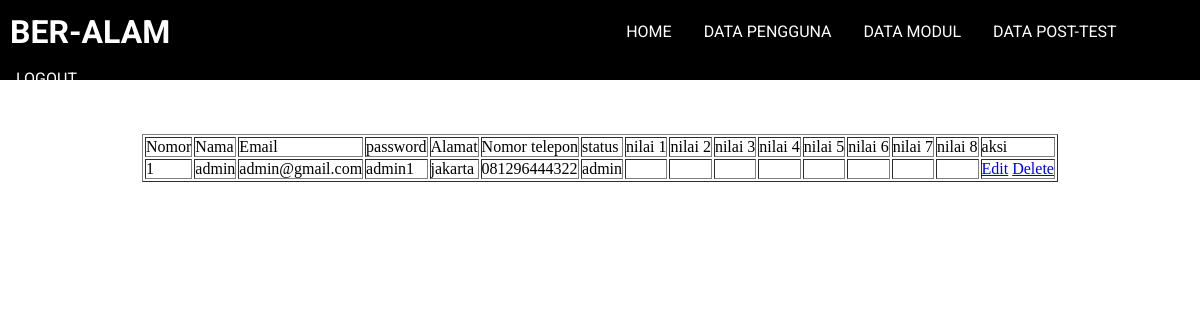
The page /View/admin/data-user.php (signed in) on the database its author committed.
### tables this page shows
CREATE TABLE IF NOT EXISTS `users` (
  `id` int UNSIGNED NOT NULL AUTO_INCREMENT,
  `nama` varchar(255) NOT NULL,
  `email` varchar(50) DEFAULT NULL,
  `password` char(50) DEFAULT NULL,
  `alamat` varchar(255) NOT NULL,
  `hp` char(15) DEFAULT NULL,
  `status` char(10) DEFAULT NULL,
  `nilai1` int DEFAULT NULL,
  `nilai2` int DEFAULT NULL,
  `nilai3` int DEFAULT NULL,
  `nilai4` int DEFAULT NULL,
  `nilai5` int DEFAULT NULL,
  `nilai6` int DEFAULT NULL,
  `nilai7` int DEFAULT NULL,
  `nilai8` int DEFAULT NULL,
  PRIMARY KEY (`id`),
  UNIQUE KEY `email` (`email`),
  UNIQUE KEY `password` (`password`)
);

### View/admin/data-user.php (the view, shortened to what this page needs)
<!DOCTYPE html>
<html lang="en">
<head>
    <link rel="stylesheet" href="../../CSS/admin.css">
    <link rel="stylesheet" href="../../CSS/table.css">
</head>
<body>
    <ul>
        <li>
            <h1>BER-ALAM</h1>
        </li>
        <li><a href="halaman-admin.php">HOME</a></li>
        <li><a href="data-user.php">DATA PENGGUNA</a></li>
        <li><a href="data-modul.php">DATA MODUL</a></li>
        <li><a href="tabel_post.php">DATA POST-TEST</a></li>
        <li><a href="../../Controller/logout.php">LOGOUT</a></li>
    </ul>
    <div>
        <br><br><br>
        <table style="margin-left:auto;margin-right:auto" border="1">
            <tr>
                <td>Nomor</td>
                <td>Nama</td>
                <td>Email</td>
                <td>password</td>
                <td>Alamat</td>
                <td>Nomor telepon</td>
                <td>status</td>
                <td>nilai 1</td>
                <td>nilai 2</td>
                <td>nilai 3</td>
                <td>nilai 4</td>
                <td>nilai 5</td>
                <td>nilai 6</td>
                <td>nilai 7</td>
                <td>nilai 8</td>
                <td>aksi</td>
            </tr>
            <?php
            include '../../Controller/koneksi.php';
            $users = mysqli_query($con, "SELECT * from users");
            $no = 1;
            foreach ($users as $row) {
                echo "<tr>
    <td>$no</td>
    <td>" . $row['nama'] . "</td>
    <td>" . $row['email'] . "</td>
    <td>" . $row['password'] . "</td>
    <td>" . $row['alamat'] . "</td>
    <td>" . $row['hp'] . "</td>
    <td>" . $row['status'] . "</td>
    <td>" . $row['nilai1'] . "</td>
    <td>" . $row['nilai2'] . "</td>
    <td>" . $row['nilai3'] . "</td>
    <td>" . $row['nilai4'] . "</td>
    <td>" . $row['nilai5'] . "</td>
    <td>" . $row['nilai6'] . "</td>
    <td>" . $row['nilai7'] . "</td>
    <td>" . $row['nilai8'] . "</td>
    <td>
    <a href='edit.php?id=$row[id]'>Edit</a>
    <a href='delete.php?id=$row[id]'>Delete</a>
    </td>
      </tr>";
                $no++;
            } ?>
        </table>
    </div>
</body>
</html>

### CSS/admin.css (style rules this page uses)
* { margin : 0; padding : 0; box-sizing: border-box; }
ul { list-style-type: none; margin: 0; padding: 0; overflow: hidden; background-color: rgb(0, 0, 0); position: -webkit-sticky; top: 0; height: 10vh; padding-top: 1vh; }
li { float: left; font-family: 'Roboto'; }
li h1 { color : rgb(255, 255, 255); padding-top: 5px; padding-left: 10px; padding-right: 440px; }
li a { display: block; color: rgb(255, 255, 255); text-align: center; padding: 14px 16px; text-decoration: none; font-family: 'Roboto'; }

### CSS/table.css (style rules this page uses)
table { size : 100px; }

### rows shown on the page
users: nama "admin", email "admin@gmail.com", password "admin1", alamat "jakarta", hp "081296444322", status "admin"
